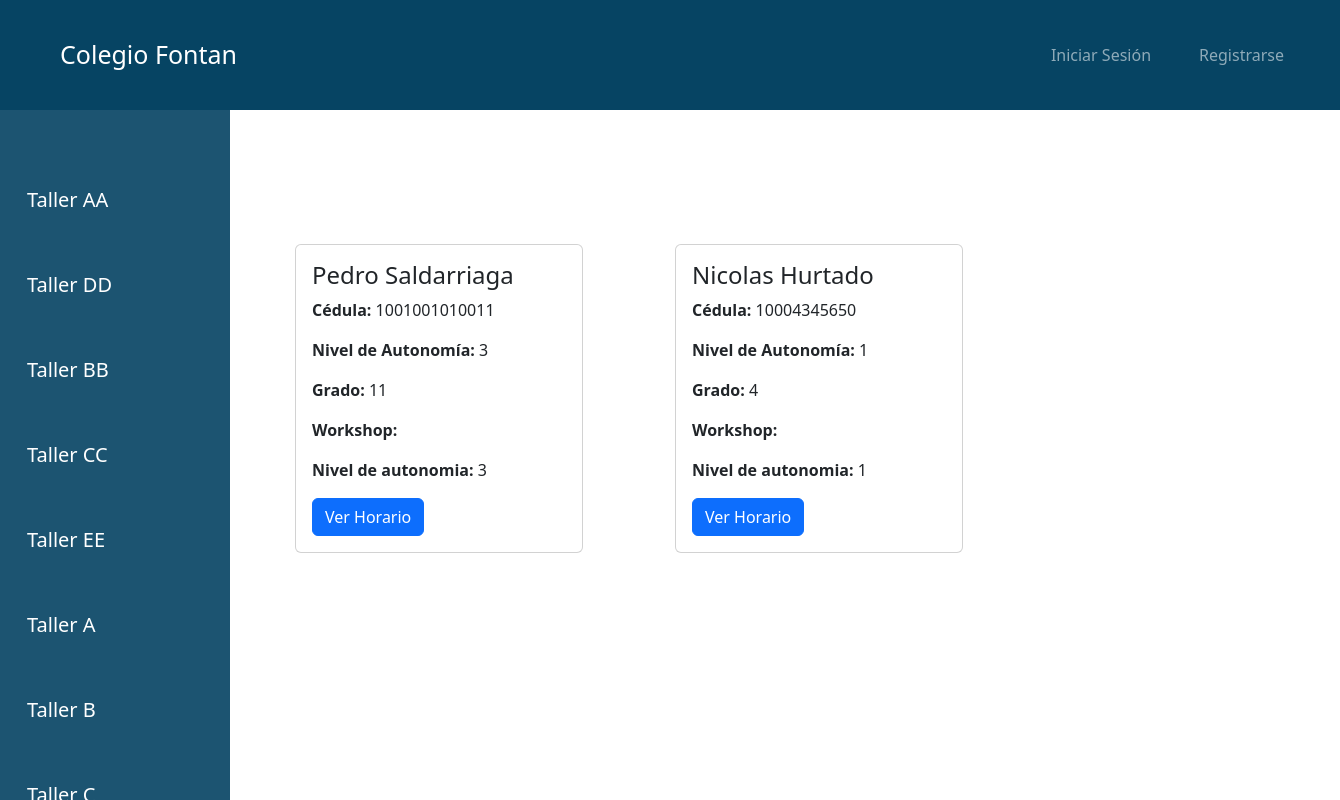
Page /students/main_menu/ on the earlier database version.
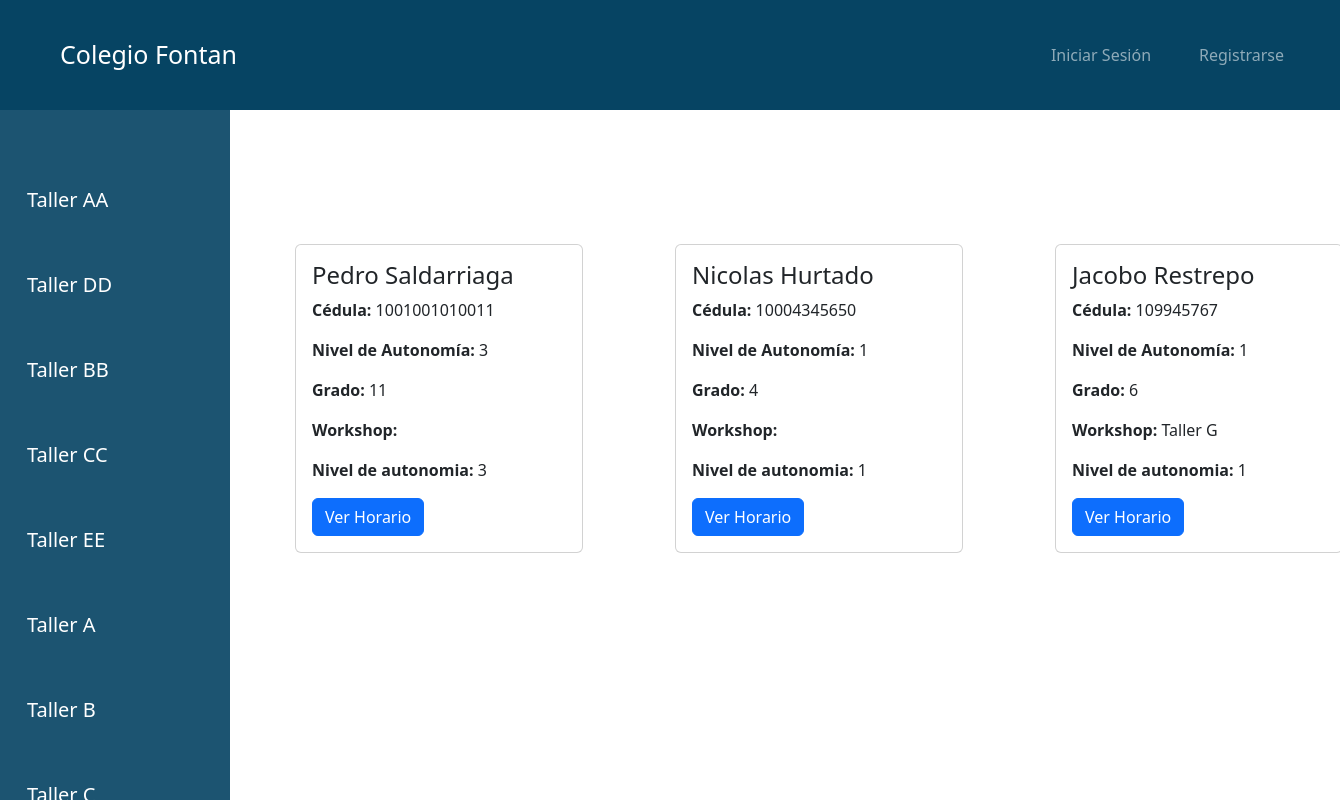
Same page on the later database version.
### workshops/models.py (models this page shows, shortened)
class Workshop(models.Model):
    WORKSHOP_TYPES = [
        ('primary', 'Primaria'),
        ('high_school', 'Bachillerato'),
        ('collective', 'Colectivo'),
    ]
    workshop_id = models.AutoField(primary_key=True)
    name = models.CharField(max_length=100, unique=True)
    tutor = models.ForeignKey(
        'tutors.Tutor',
        on_delete=models.SET_NULL,
        null=True,
        blank=True
    )
    max_capacity = models.IntegerField(default=25)
    type = models.CharField(
        max_length=20,
        choices=WORKSHOP_TYPES,
        default='primary'
    )

### students/models.py (models this page shows, shortened)
class Student(models.Model):
    student_id = models.AutoField(primary_key=True)
    name = models.CharField(max_length=100)
    lastname = models.CharField(max_length=100)
    id_number = models.IntegerField(unique=True)
    autonomy_level = models.IntegerField(
        choices=[
            (1, 'Nivel 1'),
            (2, 'Nivel 2'),
            (3, 'Nivel 3'),
        ],
        default=1,
    )
    extended_vacation = models.BooleanField(default=False)
    grade = models.IntegerField(
        choices=[
            (1, '1'),
            (2, '2'),
            (3, '3'),
            (4, '4'),
            (5, '5'),
            (6, '6'),
            (7, '7'),
            (8, '8'),
            (9, '9'),
            (10, '10'),
            (11, '11'),
        ],
        default=1,
    )
    workshop = models.ForeignKey('workshops.Workshop', on_delete=models.SET_NULL, null=True, blank=True)

### students/views.py (the view)
# urls.py: path('main_menu/', views.main_menu, name='students.main_menu'),
def main_menu(request):
    workshops = Workshop.objects.all()
    query = request.GET.get('query')  # Obtenemos la consulta de búsqueda
    if query:
        students = Student.objects.filter(
        Q(name__icontains=query) | Q(lastname__icontains=query)
    )
    else:
        students = Student.objects.all()
    return render(request, 'students/main_menu.html', {'workshops': workshops,'students': students, 'query': query})

### students/templates/students/main_menu.html
{% extends 'base.html' %}
{% load static %}
{% block content %}
<div class="container-fluid">
  <nav class="vertical-navbar" style="height: 100vh; overflow-y: auto;">
    <div class="container">
      <ul>
        {% for workshop in workshops %}
        <li class="nav-item">
          <a class="nav-link" href="{% url 'workshops:students_by_workshop' workshop.workshop_id %}">
            {{ workshop.name }}
          </a>
        </li>
        {% endfor %}
      </ul>
    </div>
  </nav>
</div>
<div class="container">
  <div class="row row-cols-1 row-cols-md-3 g-4">
    {% if query %}
      {% if students %}
        {% for student in students %}
          <div class="col">
            <div class="card" style="width: 18rem;">
              <div class="card-body">
                <h4 class="card-title">{{ student.name }} {{ student.lastname }}</h5>
                <p class="card-text"><strong>Cédula:</strong> {{ student.id_number }}</p>
                <p class="card-text"><strong>Nivel de Autonomía:</strong> {{ student.autonomy_level }}</p>
                <p class="card-text"><strong>Grado:</strong> {{ student.grade }}</p>
                <p class="card-text"><strong>Workshop:</strong> {{ student.workshop.name }}</p>
                <p class="card-text"><strong>Nivel de autonomia:</strong> {{ student.autonomy_level }}</p>
                <a href="{% url 'student_schedule' student_id=student.student_id %}" class="btn btn-primary">Ver Horario</a>
              </div>
            </div>
          </div>
        {% endfor %}
      {% else %}
        <div class="col">
          <h2>No se encontraron resultados para "{{ query }}"</h2>
        </div>
      {% endif %}
    {% else %}
      {% for student in students %}
        <div class="col">
          <div class="card" style="width: 18rem;">
            <div class="card-body">
              <h4 class="card-title">{{ student.name }} {{ student.lastname }}</h5>
              <p class="card-text"><strong>Cédula:</strong> {{ student.id_number }}</p>
              <p class="card-text"><strong>Nivel de Autonomía:</strong> {{ student.autonomy_level }}</p>
              <p class="card-text"><strong>Grado:</strong> {{ student.grade }}</p>
              <p class="card-text"><strong>Workshop:</strong> {{ student.workshop.name }}</p>
              <p class="card-text"><strong>Nivel de autonomia:</strong> {{ student.autonomy_level }}</p>
              <a href="{% url 'student_schedule' student_id=student.student_id %}" class="btn btn-primary">Ver Horario</a>
            </div>
          </div>
        </div>
      {% endfor %}
    {% endif %}
  </div>
</div>
{% endblock %}

### horariosfontanproyecto/templates/base.html (shortened to what this page needs)
<!doctype html>
<html lang="en">
  {% load static %}
  <head>
    <link href="https://cdn.jsdelivr.net/npm/bootstrap@5.3.0-alpha1/dist/css/bootstrap.min.css" rel="stylesheet">
    <link rel="stylesheet" href="https://cdnjs.cloudflare.com/ajax/libs/font-awesome/6.0.0-beta3/css/all.min.css">
    <link rel="stylesheet" href="{% static 'css/style.css'%}">
  </head>
  <body>
    {% include 'navbar.html' %}
    <div class="container container-principal ">
      <br/>
      <div style="margin-top: 100px;">
      {% block content %}
      {% endblock %}
      </div>
    </div>
  </body>
</html>

### horariosfontanproyecto/templates/navbar.html (shortened to what this page needs)
<nav class="navbar navbar-expand-lg navbar-dark custom-navbar-bg" style="height: 110px; position: fixed; width: 100%; z-index: 1000;">
  <div class="container-fluid">
    <a class="navbar-brand ms-5 me-auto" style="font-size: 25px;" href="{% url 'students.main_menu' %}">Colegio Fontan</a>
    <div class="collapse navbar-collapse" id="navbarSupportedContent">
      {% if user.is_authenticated %}
      <ul class="navbar-nav ms-auto mb-2 mb-lg-0 me-1">
        <li class="nav-item me-3">
          <a class="nav-link me-3" href="{% url 'tutors.show_tutors' %}">Ver Tutores</a>
        </li>
        <li class="nav-item me-3">
          <a class="nav-link me-3" href="{% url 'students.register_student' %}">Registrar Estudiantes</a>
        </li>
        <li class="nav-item me-3">
          {% if search_type == 'tutors' %}
          <form class="d-flex" action="{% url 'tutors.show_tutors' %}" method="GET">
            <input class="form-control me-2" type="search" placeholder="Buscar tutores" aria-label="Search" name="query">
            <button class="btn btn-outline-light" type="submit">Buscar</button>
          </form>
          {% else %}
          <form class="d-flex" action="{% url 'students.main_menu' %}" method="GET">
            <input class="form-control me-2" type="search" placeholder="Buscar estudiantes" aria-label="Search" name="query">
            <button class="btn btn-outline-light" type="submit">Buscar</button>
          </form>
          {% endif %}
          <li class="nav-item me-3">
            <a class="nav-link me-3" href="{% url 'accounts.logout' %}">Cerrar Sesión</a>
          </li>
        </li>
        <li class="nav-item me-3">
          <a class="nav-link me-3 space-left" href="">
            <i class="fas fa-user fa-4x"></i>
          </a>
        </li>
      </ul>
      {% else %}
      <ul class="navbar-nav ms-auto mb-2 mb-lg-0 me-1">
        <li class="nav-item me-3">
          <a class="nav-link me-3" href="{% url 'accounts.login' %}">Iniciar Sesión</a>
        </li>
        <li class="nav-item me-3">
          <a class="nav-link me-3" href="{% url 'accounts.signup' %}">Registrarse</a>
        </li>
      </ul>
      {% endif %}
    </div>
  </div>
</nav>

Differences in the rows shown:
added Student: name "Jacobo", lastname "Restrepo", id_number "109945767", autonomy_level "1", grade "6", workshop.name "Taller G"
